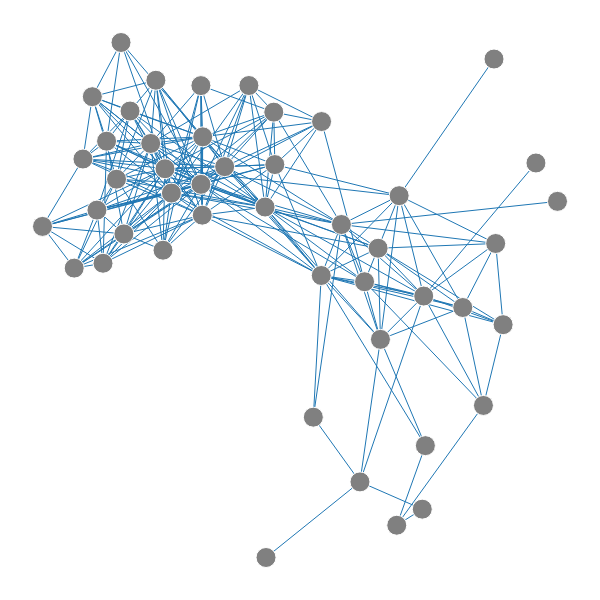

Notebook code for this chart:
### Code cell
plot_comm(comm_top_graph)

### Figure 1 — Plotly figure (JSON) as saved in the notebook; plotly's stock layout.template omitted (floating-point values rounded to 4 significant figures; data arrays with more than 128 entries replaced by an {"elided": "..."} marker saying what was removed)
{"data": [{"hoverinfo": "none", "line": {"width": 1}, "mode": "lines", "name": "", "type": "scatter", "x": {"elided": "726 float values"}, "y": {"elided": "726 float values"}}, {"hoverinfo": "text", "marker": {"color": ["grey", "grey", "grey", "grey", "grey", "grey", "grey", "grey", "grey", "grey", "grey", "grey", "grey", "grey", "grey", "grey", "grey", "grey", "grey", "grey", "grey", "grey", "grey", "grey", "grey", "grey", "grey", "grey", "grey", "grey", "grey", "grey", "grey", "grey", "grey", "grey", "grey", "grey", "grey", "grey", "grey", "grey", "grey", "grey", "grey", "grey"], "opacity": [1, 1, 1, 1, 1, 1, 1, 1, 1, 1, 1, 1, 1, 1, 1, 1, 1, 1, 1, 1, 1, 1, 1, 1, 1, 1, 1, 1, 1, 1, 1, 1, 1, 1, 1, 1, 1, 1, 1, 1, 1, 1, 1, 1, 1, 1], "size": [20, 20, 20, 20, 20, 20, 20, 20, 20, 20, 20, 20, 20, 20, 20, 20, 20, 20, 20, 20, 20, 20, 20, 20, 20, 20, 20, 20, 20, 20, 20, 20, 20, 20, 20, 20, 20, 20, 20, 20, 20, 20, 20, 20, 20, 20]}, "mode": "markers", "name": "", "text": ["chr3:156450000-156475000", "chr3:156650000-156675000", "chr3:156700000-156725000", "chr3:155700000-155725000", "chr3:156600000-156625000", "chr3:155825000-155850000", "chr3:156050000-156075000", "chr3:156800000-156825000", "chr3:156350000-156375000", "chr3:156425000-156450000", "chr3:155850000-155875000", "chr3:155725000-155750000", "chr3:155950000-155975000", "chr3:156875000-156900000", "chr3:155775000-155800000", "chr3:156850000-156875000", "chr3:156200000-156225000", "chr3:156025000-156050000", "chr3:155875000-155900000", "chr3:156225000-156250000", "chr3:156300000-156325000", "chr3:155900000-155925000", "chr3:156525000-156550000", "chr3:156475000-156500000", "chr3:156575000-156600000", "chr3:156775000-156800000", "chr3:155750000-155775000", "chr3:155800000-155825000", "chr3:156150000-156175000", "chr3:156175000-156200000", "chr3:156250000-156275000", "chr3:156550000-156575000", "chr3:156675000-156700000", "chr3:156625000-156650000", "chr3:156500000-156525000", "chr3:156100000-156125000", "chr3:156075000-156100000", "chr3:156400000-156425000", "chr3:156375000-156400000", "chr3:156325000-156350000", "chr3:156825000-156850000", "chr3:156000000-156025000", "chr3:156125000-156150000", "chr3:156750000-156775000", "chr3:156725000-156750000", "chr3:156275000-156300000"], "type": "scatter", "x": [0.1437, 0.06156, 0.1175, 0.5259, 0.07853, 0.7435, 0.8944, 0.3077, 0.4491, 0.2202, 0.6562, 0.6165, 0.9582, 0.3076, 0.7374, 0.3102, 0.5413, 0.8562, 0.7402, 0.5804, 0.4008, 0.8767, 0.2101, 0.17, 0.1525, 0.2503, 0.434, 0.6879, 0.6517, 0.6254, 0.4322, 0.1244, 0.158, 0, 0.09678, 0.6925, 0.88, 0.3111, 0.3538, 0.5418, 0.234, 1, 0.8161, 0.2379, 0.1057, 0.4511], "y": [0.7071, 0.5409, 0.55, 0.2623, 0.7448, 0.2091, 0.4352, 0.6975, 0.8325, 0.8921, 0.4078, 0.1413, 0.7374, 0.8821, 0.09037, 0.6399, 0.5271, 0.2842, 0.4887, 0.6224, 0.8822, 0.9317, 0.7739, 0.8346, 0.9626, 0.6812, 0, 0.06029, 0.5781, 0.5154, 0.6551, 0.7782, 0.6048, 0.6189, 0.8613, 0.6763, 0.5869, 0.7863, 0.7306, 0.8149, 0.5744, 0.6657, 0.4673, 0.7266, 0.6493, 0.7344]}], "layout": {"height": 600, "hovermode": "closest", "margin": {"b": 0, "l": 0, "r": 0, "t": 0}, "scene": {"xaxis": {"showbackground": false, "showgrid": false, "showline": false, "showticklabels": false, "title": "", "zeroline": false}, "yaxis": {"showbackground": false, "showgrid": false, "showline": false, "showticklabels": false, "title": "", "zeroline": false}, "zaxis": {"showbackground": false, "showgrid": false, "showline": false, "showticklabels": false, "title": "", "zeroline": false}}, "showlegend": false, "width": 600, "xaxis": {"showbackground": false, "showgrid": false, "showline": false, "showticklabels": false, "title": "", "zeroline": false}, "yaxis": {"showbackground": false, "showgrid": false, "showline": false, "showticklabels": false, "title": "", "zeroline": false}}}
